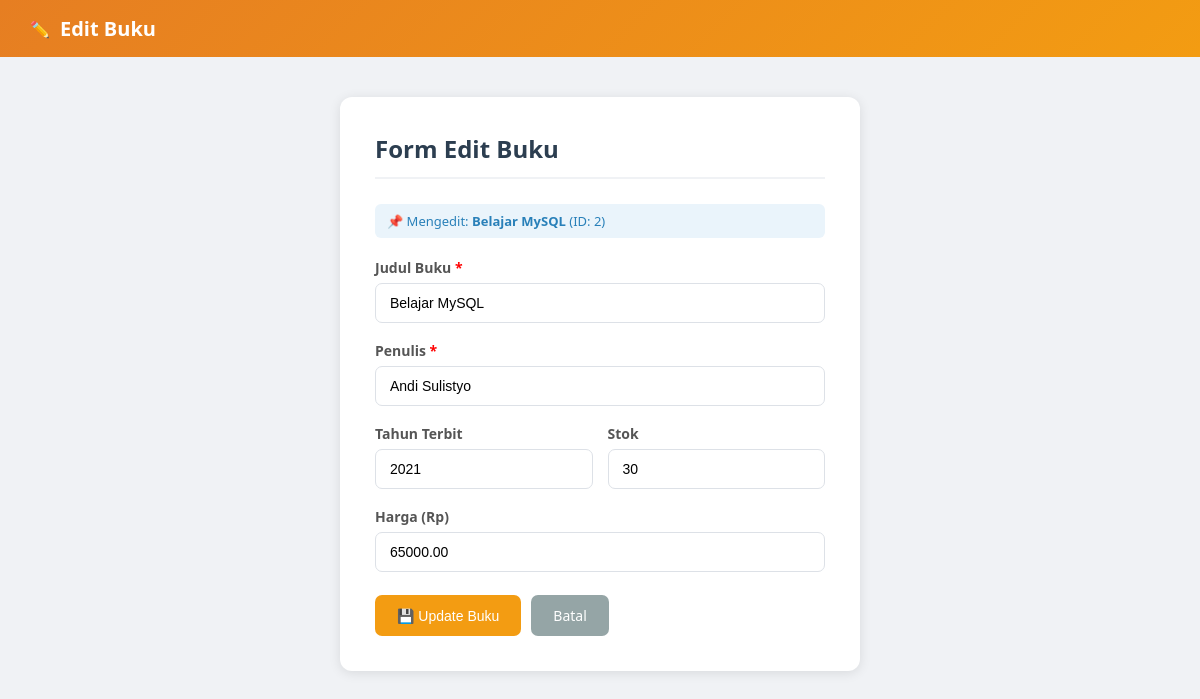
Page /buku/edit.php?id=2 on the committed database.
### tables this page shows
CREATE TABLE IF NOT EXISTS buku (
    ID INT AUTO_INCREMENT PRIMARY KEY,
    Judul VARCHAR(255) NOT NULL,
    Penulis VARCHAR(255) NOT NULL,
    Tahun_Terbit INT,
    Harga DECIMAL(10,2),
    Stok INT
);

### buku/edit.php (the view, shortened to what this page needs)
<?php
require_once '../koneksi.php';
$id   = (int)$_GET['id'];
$buku = $conn->query("SELECT * FROM buku WHERE ID = $id")->fetch_assoc();
?>
<!DOCTYPE html>
<html lang="id">
<head>
</head>
<body>
<div class="navbar"><span>✏️</span><h1>Edit Buku</h1></div>
<div class="form-box">
    <h2>Form Edit Buku</h2>
    <div class="info-badge">📌 Mengedit: <strong><?= htmlspecialchars($buku['Judul']) ?></strong> (ID: <?= $id ?>)</div>
    <form method="POST">
        <label>Judul Buku <span style="color:red">*</span></label>
        <input type="text" name="judul" required value="<?= htmlspecialchars($buku['Judul']) ?>">
        <label>Penulis <span style="color:red">*</span></label>
        <input type="text" name="penulis" required value="<?= htmlspecialchars($buku['Penulis']) ?>">
        <div class="row">
            <div>
                <label>Tahun Terbit</label>
                <input type="number" name="tahun" min="1900" max="2099" value="<?= $buku['Tahun_Terbit'] ?>">
            </div>
            <div>
                <label>Stok</label>
                <input type="number" name="stok" min="0" value="<?= $buku['Stok'] ?>">
            </div>
        </div>
        <label>Harga (Rp)</label>
        <input type="number" name="harga" step="500" min="0" value="<?= $buku['Harga'] ?>">
        <div style="display:flex;gap:10px;margin-top:5px;">
            <button type="submit" class="btn btn-warning">💾 Update Buku</button>
            <a href="index.php" class="btn btn-secondary">Batal</a>
        </div>
    </form>
</div>
</body>
</html>

### buku/edit.php (style rules this page uses)
* { margin: 0; padding: 0; box-sizing: border-box; }
body { font-family: 'Segoe UI', Arial, sans-serif; background: #f0f2f5; }
.navbar { background: linear-gradient(135deg, #e67e22, #f39c12); color: white; padding: 15px 30px; display: flex; align-items: center; gap: 10px; }
.navbar h1 { font-size: 20px; }
.form-box { max-width: 520px; margin: 40px auto; background: white; padding: 35px; border-radius: 12px; box-shadow: 0 2px 12px rgba(0,0,0,0.1); }
.form-box h2 { color: #2c3e50; margin-bottom: 25px; padding-bottom: 12px; border-bottom: 2px solid #f0f2f5; }
label { display: block; margin-bottom: 6px; font-weight: 600; color: #555; font-size: 14px; }
input { width: 100%; padding: 11px 14px; border: 1px solid #dde1e7; border-radius: 7px; margin-bottom: 18px; font-size: 14px; transition: border 0.2s; }
.btn { padding: 11px 22px; border-radius: 7px; border: none; cursor: pointer; font-size: 14px; text-decoration: none; display: inline-block; }
.btn-warning { background: #f39c12; color: white; }
.btn-secondary { background: #95a5a6; color: white; }
.row { display: flex; gap: 15px; }
.row > div { flex: 1; }
.info-badge { background: #eaf4fb; color: #2980b9; padding: 8px 12px; border-radius: 6px; font-size: 13px; margin-bottom: 20px; }

### rows in the picture
buku: Judul "Belajar MySQL", judul "Belajar MySQL", penulis "Andi Sulistyo", tahun "2021", stok "30", harga "65000.00"

### other values in the picture
$id "2"
